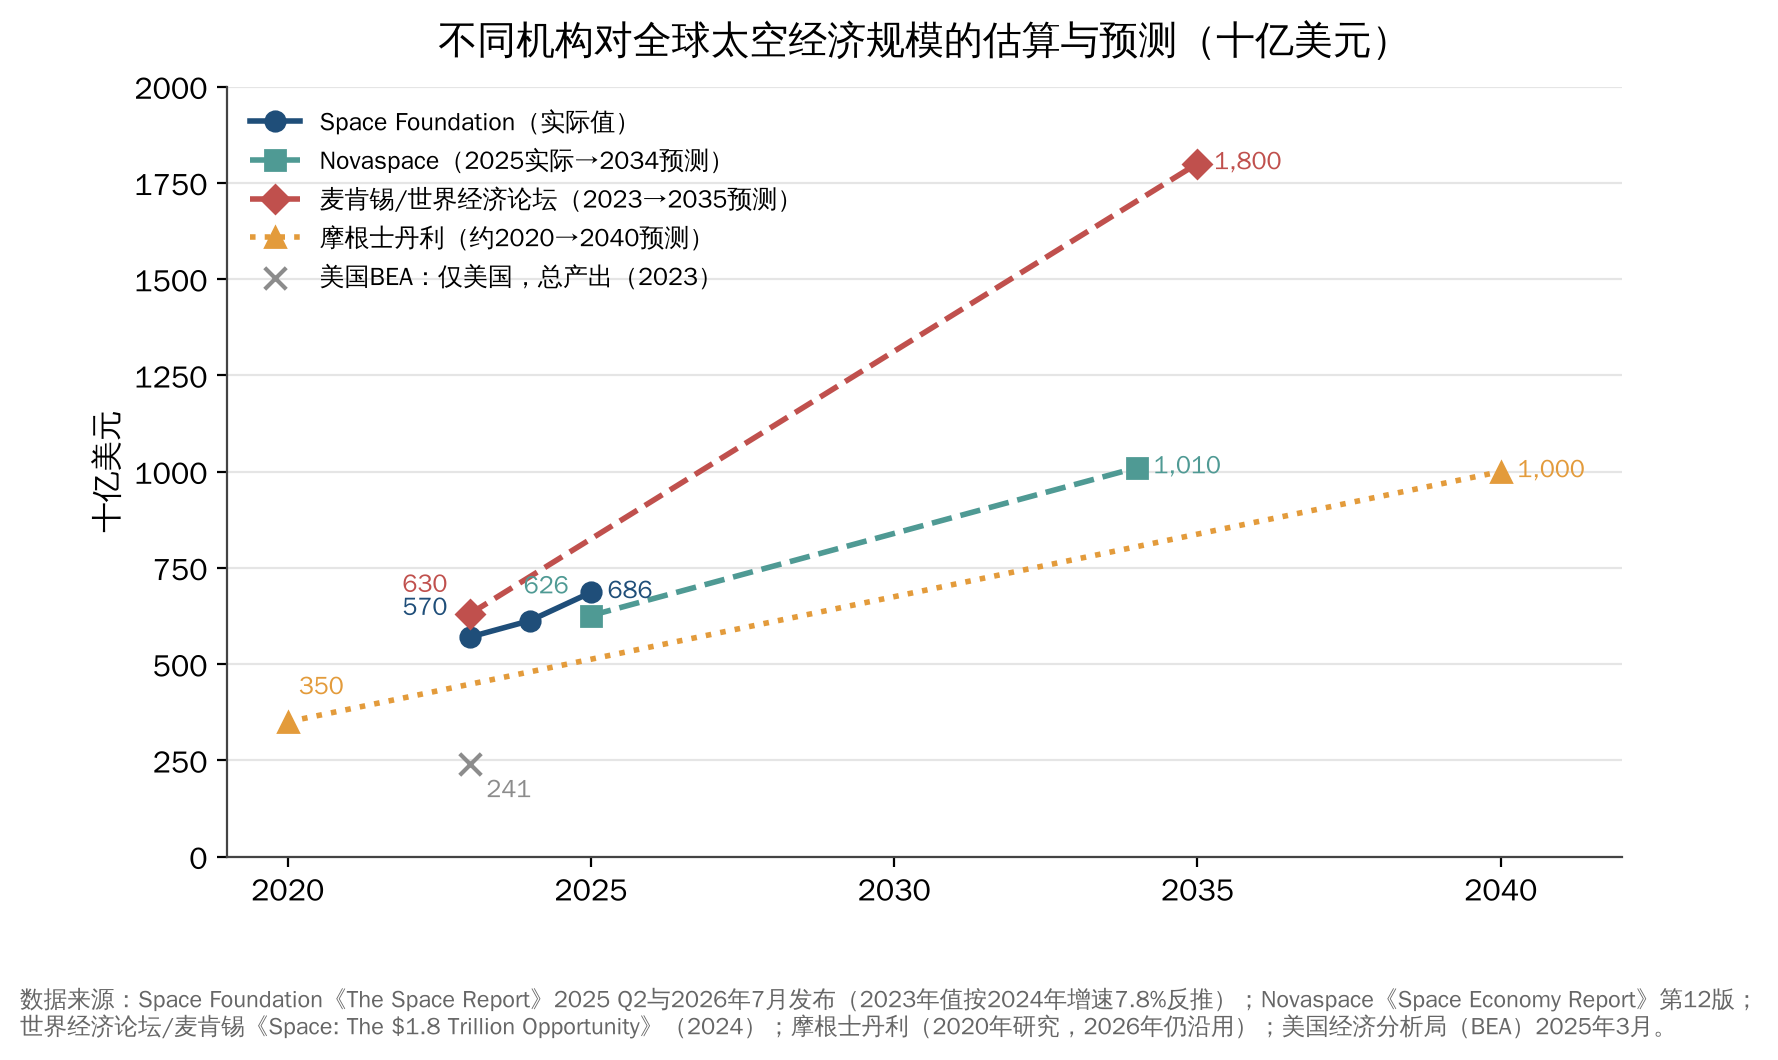

Python code for this plot:
import sys, pathlib
sys.path.insert(0, str(pathlib.Path(__file__).resolve().parents[2] / "common"))
from chartstyle import plt, PALETTE, ACCENT, GREY, save, source_note

fig, ax = plt.subplots(figsize=(9, 5))
series = [
    ("Space Foundation（实际值）", [2023, 2024, 2025], [570, 613, 686], PALETTE[0], "-", "o"),
    ("Novaspace（2025实际→2034预测）", [2025, 2034], [626, 1010], PALETTE[2], "--", "s"),
    ("麦肯锡/世界经济论坛（2023→2035预测）", [2023, 2035], [630, 1800], ACCENT, "--", "D"),
    ("摩根士丹利（约2020→2040预测）", [2020, 2040], [350, 1000], PALETTE[3], ":", "^"),
]
for name, x, y, c, ls, m in series:
    ax.plot(x, y, ls=ls, marker=m, color=c, lw=2, ms=7, label=name)
    ax.annotate(f"{y[-1]:,}", (x[-1], y[-1]), textcoords="offset points", xytext=(6, -2), fontsize=9, color=c)
    if len(x) == 2 or name.startswith("Space"):
        ax.annotate(f"{y[0]:,}", (x[0], y[0]), textcoords="offset points", xytext=(-8, 8) if x[0] > 2020 else (4, 10), fontsize=9, color=c, ha="right" if x[0] > 2020 else "left")
ax.scatter([2023], [241], color=GREY, marker="x", s=60, zorder=5, label="美国BEA：仅美国，总产出（2023）")
ax.annotate("241", (2023, 241), textcoords="offset points", xytext=(6, -12), fontsize=9, color=GREY)
ax.set_xlim(2019, 2042)
ax.set_ylim(0, 2000)
ax.set_ylabel("十亿美元")
ax.set_title("不同机构对全球太空经济规模的估算与预测（十亿美元）")
ax.legend(loc="upper left", fontsize=9)
source_note(fig, "数据来源：Space Foundation《The Space Report》2025 Q2与2026年7月发布（2023年值按2024年增速7.8%反推）；Novaspace《Space Economy Report》第12版；\n世界经济论坛/麦肯锡《Space: The $1.8 Trillion Opportunity》（2024）；摩根士丹利（2020年研究，2026年仍沿用）；美国经济分析局（BEA）2025年3月。")
save(fig, __file__)
